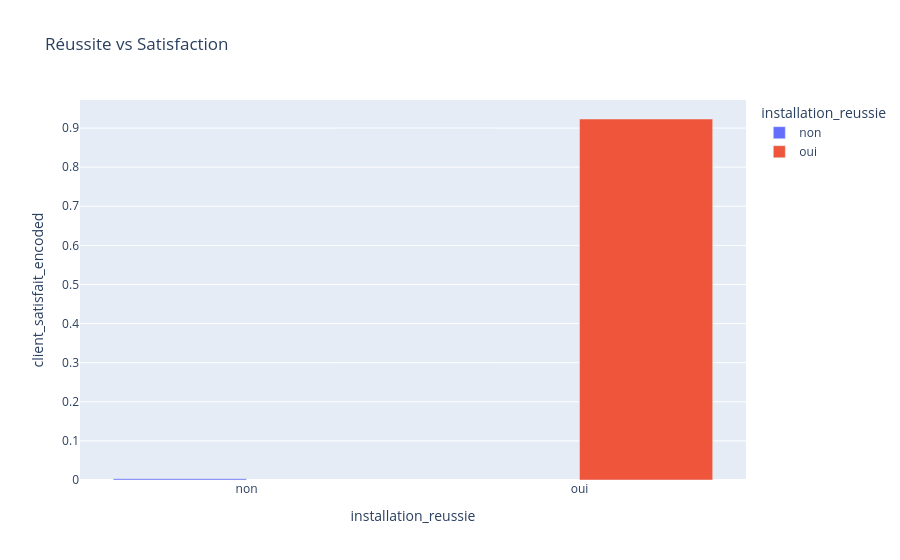

Write notebook code for a chart like this one.
### Code cell
df_grouped3 = df.groupby("installation_reussie")["client_satisfait_encoded"].mean().reset_index()

fig = px.bar(
    df_grouped3,
    x="installation_reussie",
    y="client_satisfait_encoded",
    color="installation_reussie",
    title="Réussite vs Satisfaction",
    barmode="group"
)
fig.show()

### Figure 1 — Plotly figure (JSON) as saved in the notebook; plotly's stock layout.template omitted (floating-point values rounded to 4 significant figures)
{"data": [{"alignmentgroup": "True", "hovertemplate": "installation_reussie=%{x}<br>client_satisfait_encoded=%{y}<extra></extra>", "legendgroup": "non", "marker": {"color": "#636efa", "pattern": {"shape": ""}}, "name": "non", "offsetgroup": "non", "orientation": "v", "showlegend": true, "textposition": "auto", "type": "bar", "x": ["non"], "xaxis": "x", "y": [0.00333], "yaxis": "y"}, {"alignmentgroup": "True", "hovertemplate": "installation_reussie=%{x}<br>client_satisfait_encoded=%{y}<extra></extra>", "legendgroup": "oui", "marker": {"color": "#EF553B", "pattern": {"shape": ""}}, "name": "oui", "offsetgroup": "oui", "orientation": "v", "showlegend": true, "textposition": "auto", "type": "bar", "x": ["oui"], "xaxis": "x", "y": [0.9231], "yaxis": "y"}], "layout": {"barmode": "group", "legend": {"title": {"text": "installation_reussie"}, "tracegroupgap": 0}, "title": {"text": "Réussite vs Satisfaction"}, "xaxis": {"anchor": "y", "categoryarray": ["non", "oui"], "categoryorder": "array", "domain": [0, 1], "title": {"text": "installation_reussie"}}, "yaxis": {"anchor": "x", "domain": [0, 1], "title": {"text": "client_satisfait_encoded"}}}}
